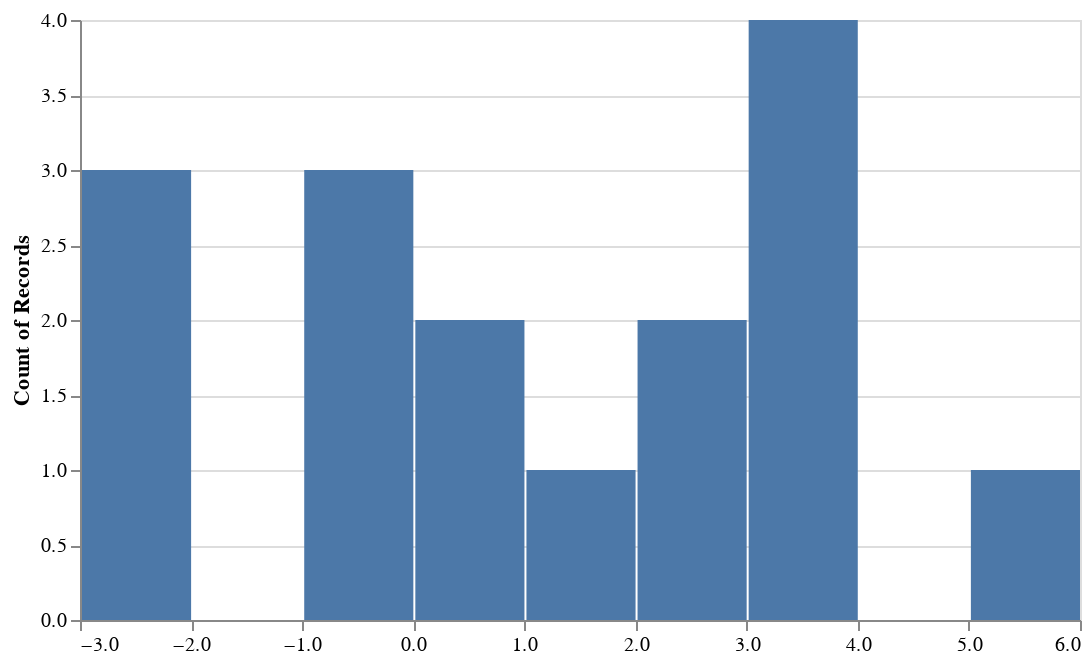

The notebook cell this image was saved under:
### Code cell
residuals = y_test_pred - y[test]
@vlplot(
    width=500,
    height=300,
    :bar, x={residuals, bin=true}, y="count()")

### Figure 1 — Vega-Lite specification as saved in the notebook (floating-point values rounded to 4 significant figures)
{"data": {"values": [{"x": 3.399}, {"x": 3.674}, {"x": 3.783}, {"x": 3.724}, {"x": -0.0431}, {"x": -2.92}, {"x": 0.736}, {"x": -2.385}, {"x": -2.265}, {"x": 0.9495}, {"x": 2.916}, {"x": 2.021}, {"x": -0.7998}, {"x": -0.6087}, {"x": 1.474}, {"x": 5.621}]}, "encoding": {"x": {"bin": true, "field": "x", "title": null, "type": "quantitative"}, "y": {"aggregate": "count", "type": "quantitative"}}, "height": 300, "mark": "bar", "width": 500}
